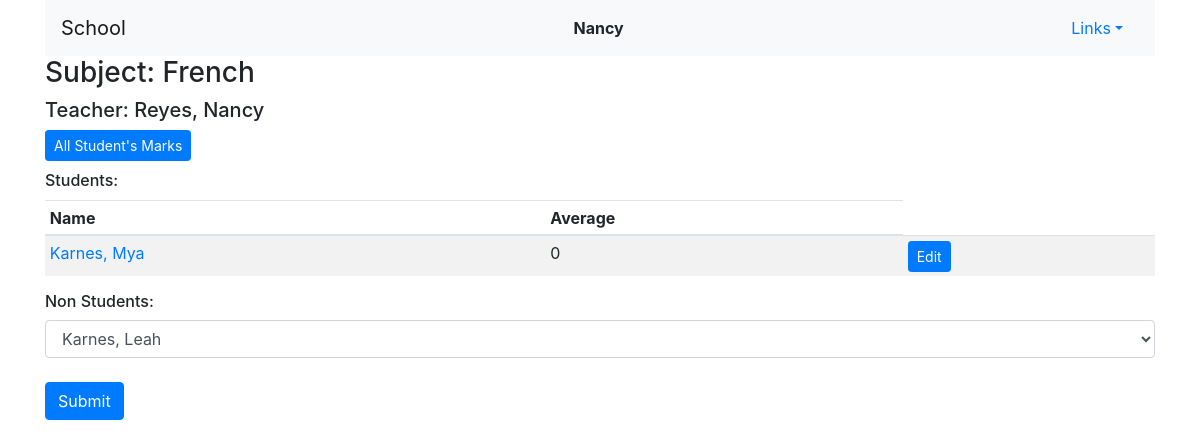
The page /course/2 (signed in) on the database its author committed.
### grades/models.py (models this page shows, shortened)
class User(AbstractUser):
    is_teacher = models.BooleanField(default=False)
    is_student = models.BooleanField(default=False)

class Courses(models.Model):
    teacher = models.ForeignKey(Teacher, on_delete=models.CASCADE, related_name="professor")
    subject = models.CharField(max_length=120)

class Teacher(models.Model):
    user = models.ForeignKey(User, on_delete=models.CASCADE, related_name="teacher")
    last_name = models.CharField(max_length=120)
    first_name = models.CharField(max_length=120)
    telephone = models.CharField(max_length=10)
    def __str__(self):
        return f"{self.last_name}, {self.first_name}"

class Grades(models.Model):
    student = models.ForeignKey(Student, on_delete=models.CASCADE, related_name="student")
    course = models.ForeignKey(Courses, on_delete=models.CASCADE, related_name="course")
    t1_p1 = models.IntegerField(
            blank=True,
            default=0,
            validators=[
            MaxValueValidator(100),
            MinValueValidator(0)
        ])
    t1_p2 = models.IntegerField(
            blank=True,
            default=0,
            validators=[
            MaxValueValidator(100),
            MinValueValidator(0)
        ])
    t1_p3 = models.IntegerField(
            blank=True,
            default=0,
            validators=[
            MaxValueValidator(100),
            MinValueValidator(0)
        ])
    t2_p1 = models.IntegerField(
            blank=True,
            default=0,
            validators=[
            MaxValueValidator(100),
            MinValueValidator(0)
        ])
    t2_p2 = models.IntegerField(
            blank=True,
            default=0,
            validators=[
            MaxValueValidator(100),
            MinValueValidator(0)
        ])
    t2_p3 = models.IntegerField(
            blank=True,
            default=0,
            validators=[
            MaxValueValidator(100),
            MinValueValidator(0)
        ])
    t3_p1 = models.IntegerField(
            blank=True,
            default=0,
            validators=[
            MaxValueValidator(100),
            MinValueValidator(0)
        ])
    t3_p2 = models.IntegerField(
            blank=True,
            default=0,
            validators=[
            MaxValueValidator(100),
            MinValueValidator(0)
        ])
    t3_p3 = models.IntegerField(
            blank=True,
            default=0,
            validators=[
            MaxValueValidator(100),
            MinValueValidator(0)
        ])
    @property
    def grand(self):
        count = 0
        total = 0
        if self.t1_p1 > 0:
            count += 1
            total += self.t1_p1
        if self.t1_p2 > 0:
            count += 1
            total += self.t1_p2
        if self.t1_p3 > 0:
            count += 1
            total += self.t1_p3
        if self.t2_p1 > 0:
            count += 1
            total += self.t2_p1
        if self.t2_p2 > 0:
            count += 1
            total += self.t2_p2
        if self.t2_p3 > 0:
            count += 1
            total += self.t2_p3
        if self.t3_p1 > 0:
            count += 1
            total += self.t3_p1
        if self.t3_p2 > 0:
            count += 1
            total += self.t3_p2
        if self.t3_p3 > 0:
            count += 1
            total += self.t3_p3
        if count > 0:
            average = total / count
            avg = round(average, 1)
            return avg
        else:
            return 0

class Student(models.Model):
    user = models.ForeignKey(User, on_delete=models.CASCADE, related_name="student")
    last_name = models.CharField(max_length=120)
    first_name = models.CharField(max_length=120)
    telephone = models.CharField(max_length=10)
    courses = models.ManyToManyField(Courses, blank = True, related_name="courses")
    def __str__(self):
        return f"{self.last_name}, {self.first_name}"

### grades/views.py (the view)
# urls.py: path("course/<int:course_id>", views.course, name="course"),
@login_required(login_url='login')
def course(request, course_id):
    if request.method == "POST":
        add_student = request.POST["student"]
        student = Student.objects.get(id=add_student)
        student.courses.add(course_id)
        course = Courses.objects.get(id=course_id)
        grades = Grades(student=student, course=course)
        grades.save()
        course = Courses.objects.get(id=course_id)
        non_students = Student.objects.exclude(courses=course).all()
        students = Grades.objects.filter(course=course)
        current_user = request.user.get_username()
        is_super = SuperUser(current_user)
        is_teacher = TeacherUser(current_user)
        is_student = StudentUser(current_user)
        return render(request, "grades/course.html", {
            "course": course,
            "non_students": non_students,
            "students": students,
            "is_super": is_super,
            "is_teacher": is_teacher,
            "is_student": is_student,
        })
    else:
        course = Courses.objects.get(id=course_id)
        non_students = Student.objects.exclude(courses=course).all()
        students = Grades.objects.filter(course=course)
        current_user = request.user.get_username()
        is_super = SuperUser(current_user)
        is_teacher = TeacherUser(current_user)
        is_student = StudentUser(current_user)
        return render(request, "grades/course.html", {
            "course": course,
            "non_students": non_students,
            "students": students,
            "is_super": is_super,
            "is_teacher": is_teacher,
            "is_student": is_student,
        })

### grades/util.py (called while the page is built)
def SuperUser(current_user):
    superusers = User.objects.filter(is_superuser=True)
    current_id = User.objects.get(username=current_user)
    is_super = False
    for su in superusers:
        if current_id == su:
            is_super = True
    return is_super

def TeacherUser(current_user):
    teacher = User.objects.filter(is_teacher=True)
    current_id = User.objects.get(username=current_user)
    is_teacher = False
    for t in teacher:
        if current_id == t:
            is_teacher = True
    return is_teacher

def StudentUser(current_user):
    student = User.objects.filter(is_student=True)
    current_id = User.objects.get(username=current_user)
    is_student = False
    for s in student:
        if current_id == s:
            is_student = True
    return is_student

### grades/templates/grades/course.html (shortened to what this page needs)
{% extends "grades/layout.html" %}
{% load static %}
{% block body %}
<div class="container">
    <h3>Subject: {{ course.subject }}</h3>
    <h5>Teacher: {{ course.teacher }}</h5>
    <form action="{% url 'course_report' %}" method="post">
    <button name="course_id" value="{{ course.id }}" class="btn btn-primary btn-sm">All Student's Marks</button>
    </form>
    <h6 class="title">Students:</h6>
        {% for student in students %}
        <table class="table table-sm table-striped">
            <thead>
                <th>Name</th>
                <th>Average</th>
            </thead>
            <tbody>
                <td><a href="{% url 'student' student.student_id %}">{{ student.student }}</a></td>
                <td>{{ student.grand }}</td>
                {% if is_teacher %}
                <form action="{% url 'student' student.student_id %}" method="post">
                <td><button name="id" value="{{ student.id }}" class="btn btn-primary btn-sm">Edit</button></td>
                </form>
                {% endif %}
            </tbody>
        </table>
        {% empty %}
            <li class="list-group-item list-group-item-action">No Students.</li>
        {% endfor %}
    {% if is_super or is_teacher %}
    <h6>Non Students:</h6>
    <form action="{% url 'course' course.id %}" method="post">
        <select class="form-control" name="student" id="">
            {% for ns in non_students %}
                <option value="{{ ns.id }}">{{ ns }}</option>
            {% endfor %}
        </select>
        <br>
        <input class="btn btn-primary" type="submit">
    </form>
    {% endif %}
</div>
{% endblock %}

### grades/templates/grades/layout.html (shortened to what this page needs)
{% load static %}
<!DOCTYPE html>
<html lang="en">
    <head>
        <link rel="stylesheet" href="https://stackpath.bootstrapcdn.com/bootstrap/4.4.1/css/bootstrap.min.css">
        <link rel="stylesheet" href="{% static 'grades/styles.css' %}">
    </head>
    <body>
        <div class="container">
        <nav class="navbar navbar-expand-lg navbar-light bg-light d-flex justify-content-between">
            <a class="navbar-brand" href="{% url 'index' %}">School</a>
            <div>
              <ul class="navbar-nav mr-auto">
                {% if user.is_authenticated %}
                    <li class="nav-item">
                        <strong>{{ user.username }}</strong>
                    </li>
                {% endif %}
              </ul>
            </div>
            <div>
                {% if user.is_authenticated %}
                    <li class="nav-item dropdown" style="list-style: none;">
                        <a class="nav-link dropdown-toggle" data-toggle="dropdown" href="#" role="button" aria-haspopup="true" aria-expanded="false">Links</a>
                      </li>
                {% endif %}
            </div>
        </nav>
    </div>
        <div class="body">
            {% block body %}
            {% endblock %}
        </div>
    </body>
</html>

### grades/static/grades/styles.css (style rules this page uses)
table td { position: relative; }
.title { margin-top: 10px; margin-bottom: 10px; }

### rows shown on the page
User: username "Nancy"
Courses: subject "French", teacher "Reyes, Nancy"
Grades: student "Karnes, Mya", grand "0", {{ student.id }} 20 (drawn)

### other values the page prints
form field student "Karnes, Leah"
